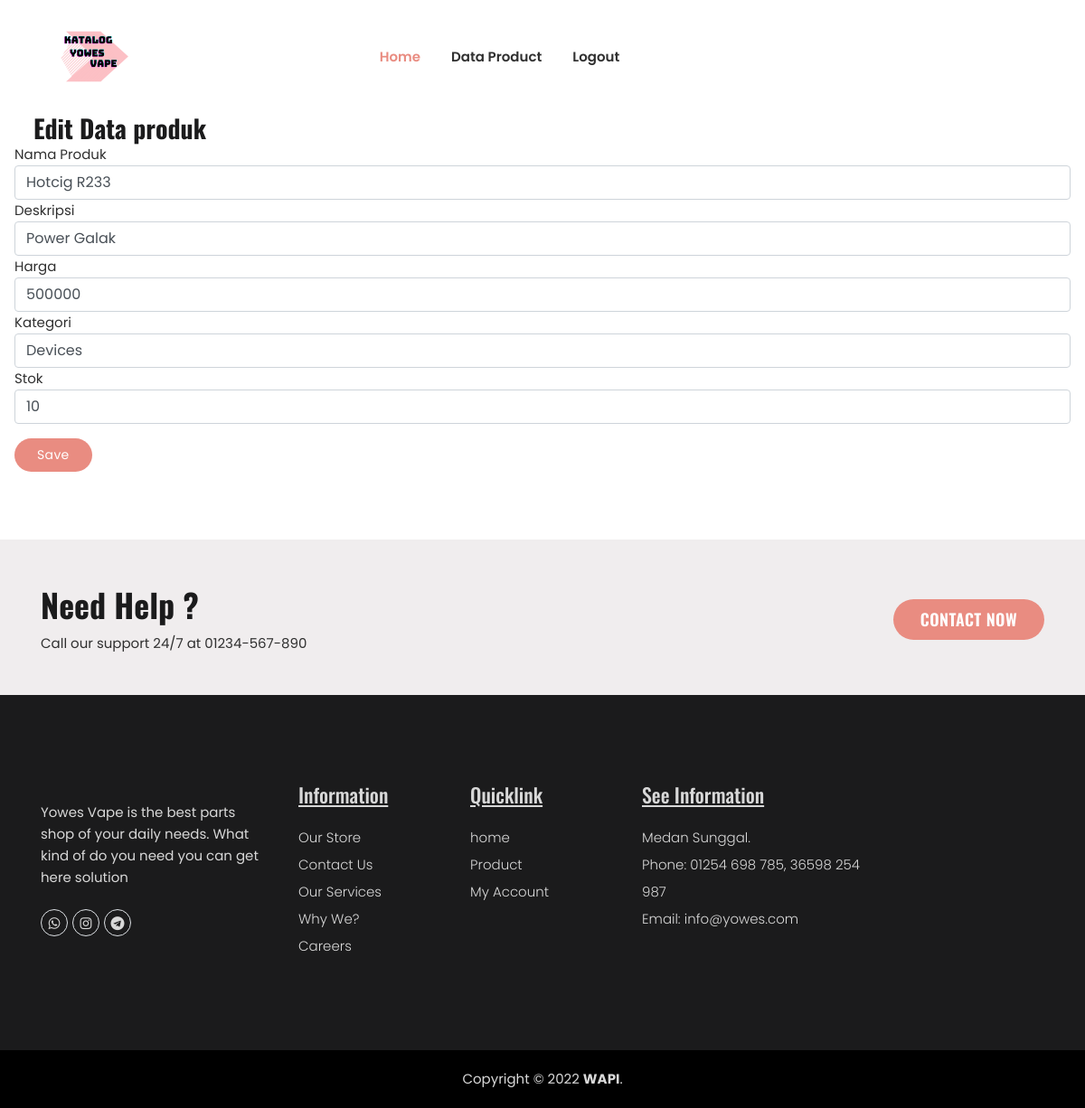
Page /datap/edit/1 on the committed database.
### tables this page shows
CREATE TABLE `produk` (
  `id` int(11) NOT NULL,
  `nama_produk` varchar(128) NOT NULL,
  `des` text NOT NULL,
  `harga` int(11) NOT NULL,
  `stok` int(4) NOT NULL,
  `gambar` text NOT NULL,
  `kat` varchar(60) NOT NULL
);

### application/controllers/datap.php (called while the page is built, shortened)
<?php
class datap extends CI_Controller
{
    public function edit($id)
    {
        $data['user'] = $this->db->get_where('user', ['email' => $this->session->userdata('email')])->row_array();
        $where = array('id' => $id);
        $data['produk'] = $this->M_produk->edit($where, 'produk')->result();
        $this->load->view('templates/adminh', $data);
        $this->load->view('admin/edit', $data);
        $this->load->view('templates/f');
    }
}

### index.php (called while the page is built, shortened)
<?php
require_once BASEPATH.'core/CodeIgniter.php';

### application/models/M_produk.php (called while the page is built, shortened)
<?php
class M_produk extends CI_Model
{
    public function edit($where, $table)
    {
        return $this->db->get_where($table, $where);
    }
}

### application/views/admin/edit.php (the view, shortened to what this page needs)
<div class="container-fluid">
    <h3><i class="fas fa-edit"></i>Edit Data produk</h3>
    <?php foreach ($produk as $mn) : ?>
        <form method="post" action="<?= base_url('datap/update'); ?>">
            <div class="form-group">
                <label>Nama Produk</label>
                <input type="text" name="nama_produk" class="form-control" value="<?= $mn->nama_produk ?>">
            </div>
            <div class="form-group">
                <label>Deskripsi</label>
                <input type="text" name="des" class="form-control" value="<?= $mn->des ?>">
            </div>
            <div class="form-group">
                <label>Harga</label>
                <input type="text" name="harga" class="form-control" value="<?= $mn->harga ?>">
            </div>
            <div class="form-group">
                <label>Kategori</label>
                <input type="text" name="kat" class="form-control" value="<?= $mn->kat ?>">
            </div>
            <div class="form-group">
                <label>Stok</label>
                <input type="text" name="stok" class="form-control" value="<?= $mn->stok ?>">
            </div>
            <button type="submit" class="btn obrien-button-2 primary-color mt-3">Save</button>
        </form>
    <?php endforeach; ?>
</div>

### rows in the picture
produk: nama_produk "Hotcig R233", des "Power Galak", harga "500000", kat "Devices", stok "10"
